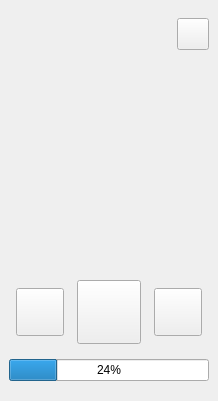
<?xml version="1.0" encoding="UTF-8"?>
<ui version="4.0">
 <class>musicCard</class>
 <widget class="QMainWindow" name="musicCard">
  <property name="geometry">
   <rect>
    <x>0</x>
    <y>0</y>
    <width>218</width>
    <height>401</height>
   </rect>
  </property>
  <property name="maximumSize">
   <size>
    <width>218</width>
    <height>401</height>
   </size>
  </property>
  <property name="windowTitle">
   <string>Müzik Kartı</string>
  </property>
  <widget class="QWidget" name="centralwidget">
   <layout class="QGridLayout" name="gridLayout">
    <item row="1" column="0" colspan="3">
     <widget class="QLabel" name="musicCardThumbnails">
      <property name="minimumSize">
       <size>
        <width>200</width>
        <height>200</height>
       </size>
      </property>
      <property name="maximumSize">
       <size>
        <width>200</width>
        <height>200</height>
       </size>
      </property>
      <property name="scaledContents">
       <bool>true</bool>
      </property>
     </widget>
    </item>
    <item row="2" column="0" colspan="3">
     <layout class="QHBoxLayout" name="horizontalLayout">
      <item>
       <widget class="QPushButton" name="musicCardBefore">
        <property name="minimumSize">
         <size>
          <width>48</width>
          <height>48</height>
         </size>
        </property>
        <property name="maximumSize">
         <size>
          <width>48</width>
          <height>48</height>
         </size>
        </property>
        <property name="iconSize">
         <size>
          <width>32</width>
          <height>32</height>
         </size>
        </property>
       </widget>
      </item>
      <item>
       <widget class="QPushButton" name="musicCardControl">
        <property name="minimumSize">
         <size>
          <width>64</width>
          <height>64</height>
         </size>
        </property>
        <property name="maximumSize">
         <size>
          <width>64</width>
          <height>64</height>
         </size>
        </property>
        <property name="iconSize">
         <size>
          <width>48</width>
          <height>48</height>
         </size>
        </property>
       </widget>
      </item>
      <item>
       <widget class="QPushButton" name="musicCardAfter">
        <property name="minimumSize">
         <size>
          <width>48</width>
          <height>48</height>
         </size>
        </property>
        <property name="maximumSize">
         <size>
          <width>48</width>
          <height>48</height>
         </size>
        </property>
        <property name="iconSize">
         <size>
          <width>32</width>
          <height>32</height>
         </size>
        </property>
       </widget>
      </item>
     </layout>
    </item>
    <item row="0" column="2">
     <widget class="QPushButton" name="musicCardClose">
      <property name="minimumSize">
       <size>
        <width>32</width>
        <height>32</height>
       </size>
      </property>
      <property name="maximumSize">
       <size>
        <width>32</width>
        <height>32</height>
       </size>
      </property>
      <property name="iconSize">
       <size>
        <width>28</width>
        <height>28</height>
       </size>
      </property>
     </widget>
    </item>
    <item row="0" column="0" colspan="2">
     <spacer name="horizontalSpacer">
      <property name="orientation">
       <enum>Qt::Orientation::Horizontal</enum>
      </property>
      <property name="sizeHint" stdset="0">
       <size>
        <width>40</width>
        <height>20</height>
       </size>
      </property>
     </spacer>
    </item>
    <item row="3" column="0" colspan="3">
     <widget class="QProgressBar" name="musicCardProgress">
      <property name="value">
       <number>24</number>
      </property>
     </widget>
    </item>
   </layout>
  </widget>
 </widget>
 <resources/>
 <connections/>
</ui>
